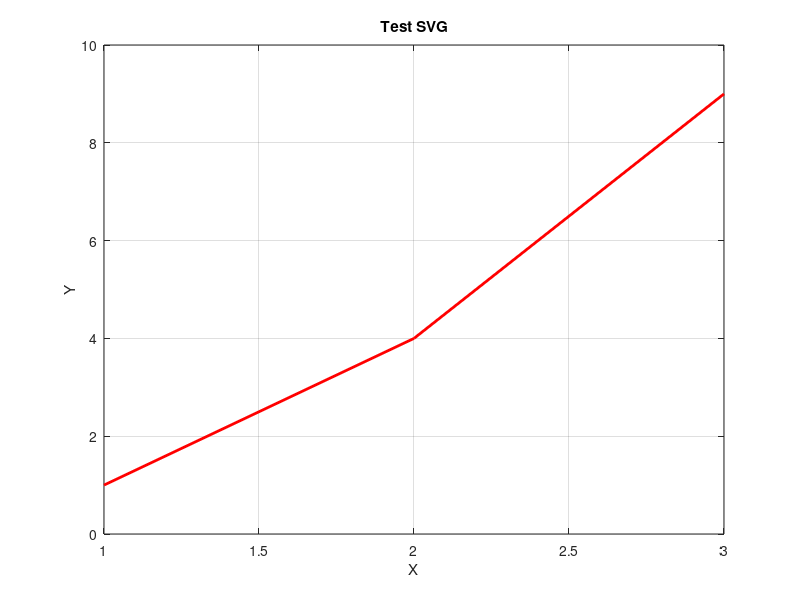

Write the MATLAB code that produced this figure. (Note: this script raises an error after producing the figure.)
hf = figure('visible','off');
plot([1 2 3],[1 4 9], '-r', 'LineWidth', 2);
title('Test SVG');
xlabel('X'); ylabel('Y');
grid on;
tmpf = [tempname() '.svg'];
print(hf, tmpf, '-dsvg');
fid = fopen(tmpf, 'r');
svg = fread(fid, Inf, '*char')';
fclose(fid);
disp(svg);
delete(tmpf);
